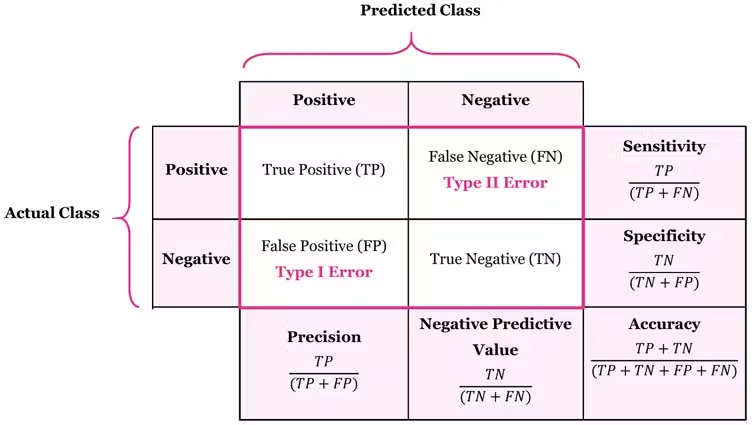
#> input picture DIA/Tutorials/Tutorial 11/input2.png, 754 x 425 px
$ python T11_studio.py --image input2.png
#> lines starting #> are read from the running program, lines starting #| are printed output that depends on the picture
#!/usr/bin/env python3
"""
AI531C — T11: The Training Studio
Lightweight linear image denoising: direct vs residual, noise mismatch,
median baseline, and optional range-training extension.

Run:
    python3 T11_studio.py
    python3 T11_studio.py support
    python3 T11_studio.py extension
    python3 T11_studio.py --image path/to/your_image.png

Dependencies:
    pip install numpy scipy scikit-image
"""

import argparse
from pathlib import Path

import numpy as np
from scipy.ndimage import median_filter
from skimage import data, io, color, img_as_float32
from skimage.metrics import peak_signal_noise_ratio


SEED = 11
PATCH_SIZE = 5
TRAIN_PATCHES = 12000
TEST_PATCHES = 6000


def load_image(image_path=None):
    """Load a grayscale image in the range [0, 1]."""
    if image_path:
        image = io.imread(image_path)
    else:
        image = data.camera()

    if image.ndim == 3:
        if image.shape[-1] == 4:
            image = image[..., :3]
        image = color.rgb2gray(image)

    image = img_as_float32(image)
    if image.ndim != 2:
        raise ValueError("Please provide a grayscale or RGB image.")
    if min(image.shape) < PATCH_SIZE + 2:
        raise ValueError("Image is too small for a 5x5 denoising window.")
    return np.clip(image, 0.0, 1.0)


def add_noise(image, sigma, rng):
    """Add Gaussian noise; sigma is expressed in 8-bit intensity units."""
    noisy = image + rng.normal(0.0, sigma / 255.0, image.shape)
    return np.clip(noisy, 0.0, 1.0)


def sample_patches(image, count, rng):
    """Sample 5x5 noisy-image windows and their clean centre pixels."""
    radius = PATCH_SIZE // 2
    rows = rng.integers(radius, image.shape[0] - radius, size=count)
    cols = rng.integers(radius, image.shape[1] - radius, size=count)
    features = np.empty((count, PATCH_SIZE * PATCH_SIZE), dtype=np.float64)
    targets = image[rows, cols].astype(np.float64)

    for i, (row, col) in enumerate(zip(rows, cols)):
        features[i] = image[
            row - radius:row + radius + 1,
            col - radius:col + radius + 1
        ].reshape(-1)
    return features, targets, rows, cols


def fit_ridge(features, targets, alpha=1e-5):
    """Fit a small ridge-regression model with an intercept."""
    x_mean = features.mean(axis=0)
    y_mean = targets.mean()
    x_centered = features - x_mean
    y_centered = targets - y_mean
    weights = np.linalg.solve(
        x_centered.T @ x_centered + alpha * np.eye(features.shape[1]),
        x_centered.T @ y_centered
    )
    bias = y_mean - x_mean @ weights
    return weights, bias


def predict(features, model):
    weights, bias = model
    return features @ weights + bias


def psnr(reference, estimate):
    estimate = np.clip(estimate, 0.0, 1.0)
    return float(peak_signal_noise_ratio(reference, estimate, data_range=1.0))


def make_train_data(clean, rng, count, sigma_range):
    sigma_values = rng.uniform(sigma_range[0], sigma_range[1], size=count)
    radius = PATCH_SIZE // 2
    rows = rng.integers(radius, clean.shape[0] - radius, size=count)
    cols = rng.integers(radius, clean.shape[1] - radius, size=count)
    x = np.empty((count, PATCH_SIZE * PATCH_SIZE), dtype=np.float64)
    y_clean = clean[rows, cols].astype(np.float64)
    y_noisy_center = np.empty(count, dtype=np.float64)

    # Use a separate noisy image per sigma group for a realistic training set.
    noisy_cache = {}
    for i, (row, col, sigma) in enumerate(zip(rows, cols, sigma_values)):
        key = round(float(sigma), 1)
        if key not in noisy_cache:
            noisy_cache[key] = add_noise(clean, key, rng)
        noisy = noisy_cache[key]
        x[i] = noisy[
            row - radius:row + radius + 1,
            col - radius:col + radius + 1
        ].reshape(-1)
        y_noisy_center[i] = noisy[row, col]
    return x, y_clean, y_noisy_center


def evaluate(clean, model, sigma, rng, label):
    noisy = add_noise(clean, sigma, rng)
    radius = PATCH_SIZE // 2
    # Evaluate the same valid interior for every method.
    windows = np.lib.stride_tricks.sliding_window_view(
        noisy, (PATCH_SIZE, PATCH_SIZE)
    )
    features = windows.reshape(-1, PATCH_SIZE * PATCH_SIZE)
    direct = np.clip(predict(features, model["direct"]), 0.0, 1.0)
    residual_noise = predict(features, model["residual"])
    noisy_centres = noisy[radius:-radius, radius:-radius].reshape(-1)
    residual = np.clip(noisy_centres - residual_noise, 0.0, 1.0)
    clean_valid = clean[radius:-radius, radius:-radius]

    median = median_filter(noisy, size=3)[radius:-radius, radius:-radius]
    direct_img = direct.reshape(clean_valid.shape)
    residual_img = residual.reshape(clean_valid.shape)

    direct_db = psnr(clean_valid, direct_img)
    residual_db = psnr(clean_valid, residual_img)
    median_db = psnr(clean_valid, median)

    print(f"\n{label} (test noise sigma = {sigma})")
    print("-" * 65)
    print(f"{'Method':<24}{'PSNR (dB)':>14}")
    print(f"{'Direct linear model':<24}{direct_db:>14.2f}")
    print(f"{'Residual linear model':<24}{residual_db:>14.2f}")
    print(f"{'3x3 median baseline':<24}{median_db:>14.2f}")
    print(f"Direct/residual gap: {abs(direct_db - residual_db):.4f} dB")
    return direct_db, residual_db, median_db


def train_models(clean, train_sigma_range, rng, count=TRAIN_PATCHES):
    features, clean_targets, noisy_centres = make_train_data(
        clean, rng, count, train_sigma_range
    )
    noise_targets = noisy_centres - clean_targets

    direct_model = fit_ridge(features, clean_targets)
    residual_model = fit_ridge(features, noise_targets)
    return {"direct": direct_model, "residual": residual_model}

def main():
    parser = argparse.ArgumentParser(description="AI531C T11 denoising studio")
    parser.add_argument(
        "mode", nargs="?", choices=["support", "extension"],
        help="support: run the basic camera/direct/baseline cell; "
             "extension: train across sigma 8–30"
    )
    parser.add_argument(
        "--image", type=str, default=None,
        help="optional path to your own grayscale or RGB image"
    )
    parser.add_argument("--patches", type=int, default=TRAIN_PATCHES)
    args = parser.parse_args()

    rng = np.random.default_rng(SEED)
    clean = load_image(args.image)
#> in load_image, image is the input picture: shape (425, 754, 3); mean R, G, B 243.6, 236.2, 241
#> in load_image, `image = color.rgb2gray(image)`:
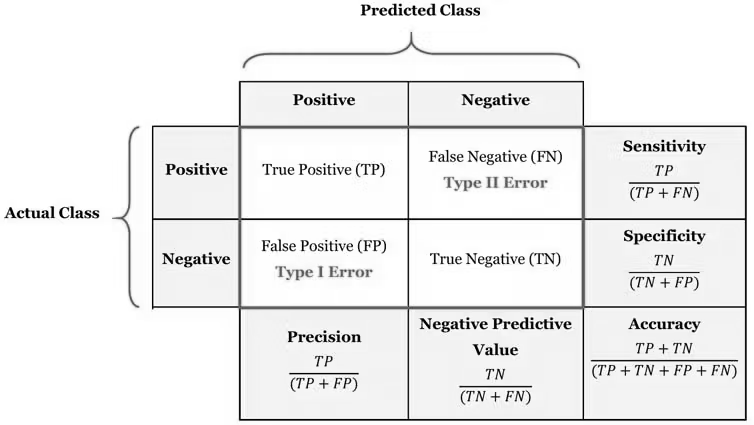
#> image: shape (425, 754) float64; min 0, max 1, mean 0.934
    print("AI531C — T11: The Training Studio")
    print(f"Image: {args.image if args.image else 'skimage.data.camera()'}")
    print(f"Image size: {clean.shape[1]} x {clean.shape[0]}")
#| Image size: 754 x 425
    print(f"Training patches: {args.patches}")
    print("Noise: additive Gaussian, clipped to [0, 1]")

    if args.mode == "support":
        train_range = (15.0, 15.0)
        models = train_models(clean, train_range, rng, args.patches)
        evaluate(clean, models, 15, rng, "SUPPORT: specialist model")
        print("\nSupport mode completed: specialist rows and median baseline only.")
        print("Note: measured values depend on the input image, sampling, and seed.")
        return

    if args.mode == "extension":
        train_range = (8.0, 30.0)
        models = train_models(clean, train_range, rng, args.patches)
        row15 = evaluate(clean, models, 15, rng, "EXTENSION: range-trained model")
        row30 = evaluate(clean, models, 30, rng, "EXTENSION: range-trained model")
        print("\nREGIME TABLE (fill in from the printed measurements)")
        print(f"{'Training sigma':<22}{'Test sigma':<14}{'Direct (dB)':<15}{'Residual (dB)':<16}{'Median (dB)'}")
        print(f"{'8–30':<22}{'15':<14}{row15[0]:<15.2f}{row15[1]:<16.2f}{row15[2]:.2f}")
        print(f"{'8–30':<22}{'30':<14}{row30[0]:<15.2f}{row30[1]:<16.2f}{row30[2]:.2f}")
        print("\nTrade-off: range-training may slightly reduce specialist performance at")
        print("sigma 15 while improving robustness at sigma 30. Verify using your run.")
        return

    # Default: specialist training at sigma 15, then mismatch test at sigma 30.
    models = train_models(clean, (15.0, 15.0), rng, args.patches)
#> in make_train_data, `y_clean = clean[rows, cols].astype(np.float64)`: y_clean = 12000 values, max 1 at index 9, min 0 at index 8251, mean 0.935
#> the loop in make_train_data, `for i, (row, col, sigma) in enumerate(zip(rows, cols, sigma_values)):` made 12000 passes
#> pass 1, in add_noise, `noisy = image + rng.normal(0.0, sigma / 255.0, image.shape)`:
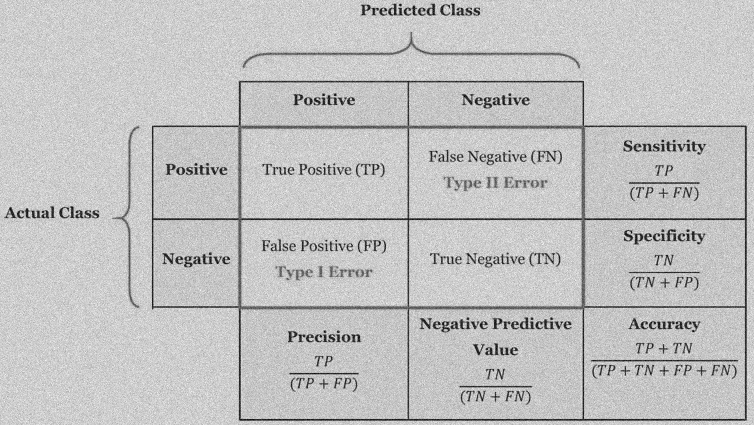
#> noisy: shape (425, 754) float64; min -0.207, max 1.29, mean 0.934; drawn with min black and max white
#> after the loop in make_train_data, `for i, (row, col, sigma) in enumerate(zip(rows, cols, sigma_values)):`: noisy_cache = 1 item; y_noisy_center = 12000 values, max 1 at index 8, min 0 at index 87, mean 0.92
#> in train_models, `features, clean_targets, noisy_centres = make_train_data( clean, rng, ..`: clean_targets has the same summary as y_clean in make_train_data; noisy_centres has the same summary as y_noisy_center in make_train_data
#> in train_models, `noise_targets = noisy_centres - clean_targets`: noise_targets = 12000 values, max 0.182 at index 1657, min -0.191 at index 4311, mean -0.015
#> in fit_ridge, `x_mean = features.mean(axis=0)`: x_mean = 25 values, max 0.923 at index 15, min 0.917 at index 23, mean 0.919
#> in fit_ridge, `y_mean = targets.mean()`: y_mean = 0.935
#> in fit_ridge, `y_centered = targets - y_mean`: y_centered = 12000 values, max 0.0646 at index 9, min -0.935 at index 8251, mean -1.78e-17
#> in fit_ridge, `weights = np.linalg.solve( x_centered.T @ x_centered + alpha * np.eye(..`: weights = 25 values, max 0.598 at index 12, min -0.0428 at index 16, mean 0.0418
#> in fit_ridge, `bias = y_mean - x_mean @ weights`: bias = -0.0266
#> models = 2 items
    row15 = evaluate(clean, models, 15, rng, "SPECIALIST: matched test")
#> in predict, `weights, bias = model`: bias = -0.0266
#> in evaluate, `clean_valid = clean[radius:-radius, radius:-radius]`:
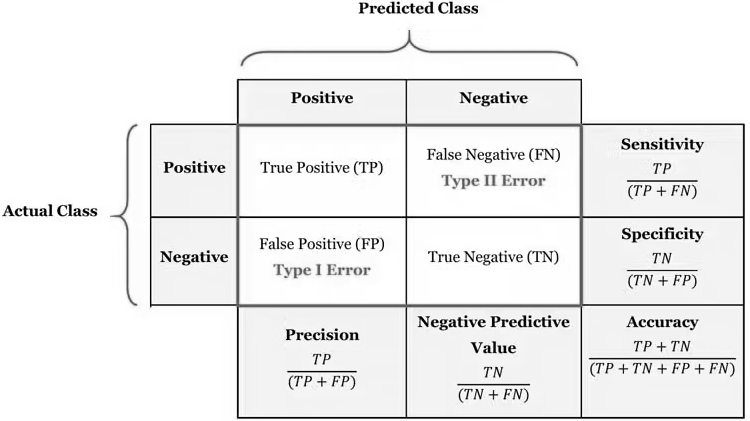
#> clean_valid: shape (421, 750) float32; min 0, max 1, mean 0.933
#> in evaluate, `median = median_filter(noisy, size=3)[radius:-radius, radius:-radius]`:
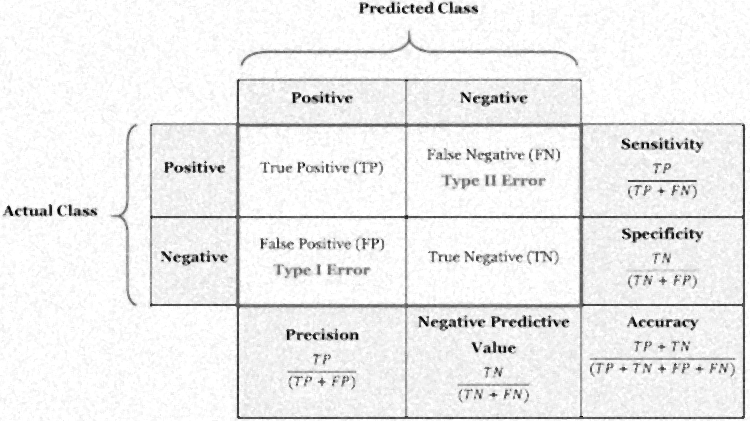
#> median: shape (421, 750) float64; min 0, max 1, mean 0.935
#> in evaluate, `direct_db = psnr(clean_valid, direct_img)`: direct_db = 29.94
#> in evaluate, `median_db = psnr(clean_valid, median)`: median_db = 22.82
#| Direct linear model              29.94
#| Residual linear model            29.94
#| 3x3 median baseline              22.82
#| Direct/residual gap: 0.0000 dB
#> row15 = (29.94, 29.94, 22.82)
    row30 = evaluate(clean, models, 30, rng, "MISMATCH: test sigma differs from training")
#> call 2 of evaluate, with sigma = 30
#> call 3 of add_noise, with sigma = 30
#> in add_noise (call 3), `noisy = image + rng.normal(0.0, sigma / 255.0, image.shape)`:
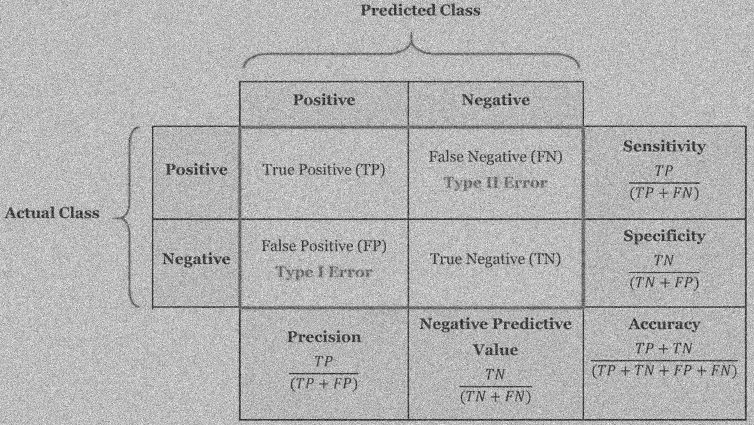
#> noisy: shape (425, 754) float64; min -0.459, max 1.51, mean 0.934; drawn with min black and max white
#> in add_noise (call 3), `return np.clip(noisy, 0.0, 1.0)`:
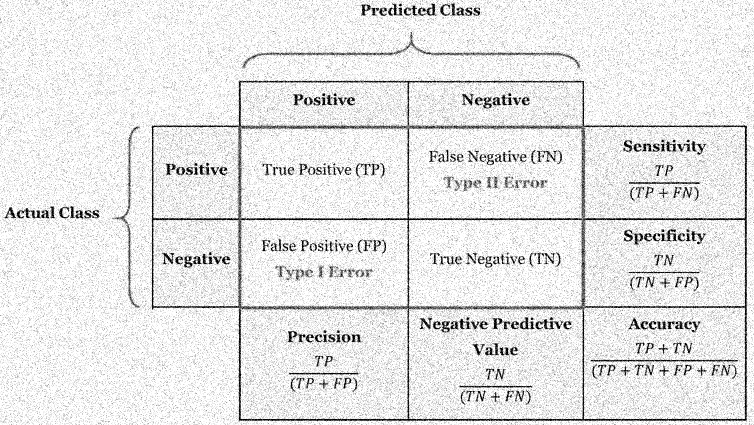
#> returned value: shape (425, 754) float64; min 0, max 1, mean 0.899
#> in evaluate (call 2), `direct_img = direct.reshape(clean_valid.shape)`:
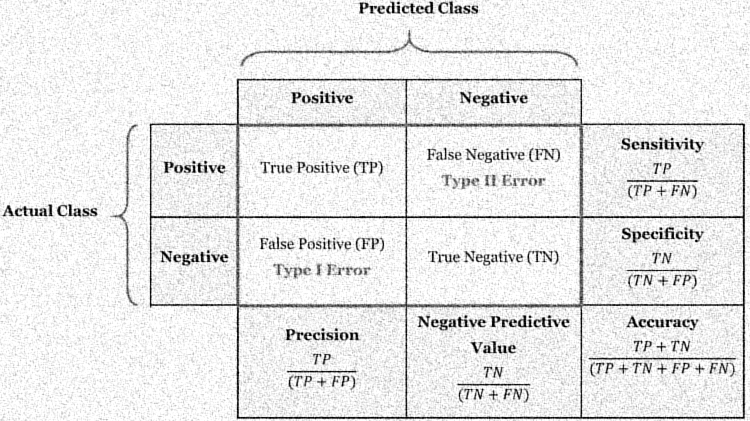
#> direct_img: shape (421, 750) float64; min 0, max 1, mean 0.909
#> in evaluate (call 2), `direct_db = psnr(clean_valid, direct_img)`: direct_db = 24.4
#> in evaluate (call 2), `median_db = psnr(clean_valid, median)`: median_db = 21.84
#| Direct linear model              24.40
#| Residual linear model            24.40
#| 3x3 median baseline              21.84
#| Direct/residual gap: 0.0000 dB
#> row30 = (24.4, 24.4, 21.84)
    print("\nRESULTS TABLE")
    print(f"{'Training sigma':<22}{'Test sigma':<14}{'Direct (dB)':<15}{'Residual (dB)':<16}{'Median (dB)'}")
    print(f"{'15':<22}{'15':<14}{row15[0]:<15.2f}{row15[1]:<16.2f}{row15[2]:.2f}")
#| 15                    15            29.94          29.94           22.82
    print(f"{'15':<22}{'30':<14}{row30[0]:<15.2f}{row30[1]:<16.2f}{row30[2]:.2f}")
#| 15                    30            24.40          24.40           21.84
    print("\nRequired reporting sentence: Results must state the training-noise range")
    print("and test noise sigma; performance at sigma 15 does not imply performance")
    print("at sigma 30.")
    print("\nFor your lane's data, rerun with --image path/to/image.png.")


if __name__ == "__main__":
    main()
